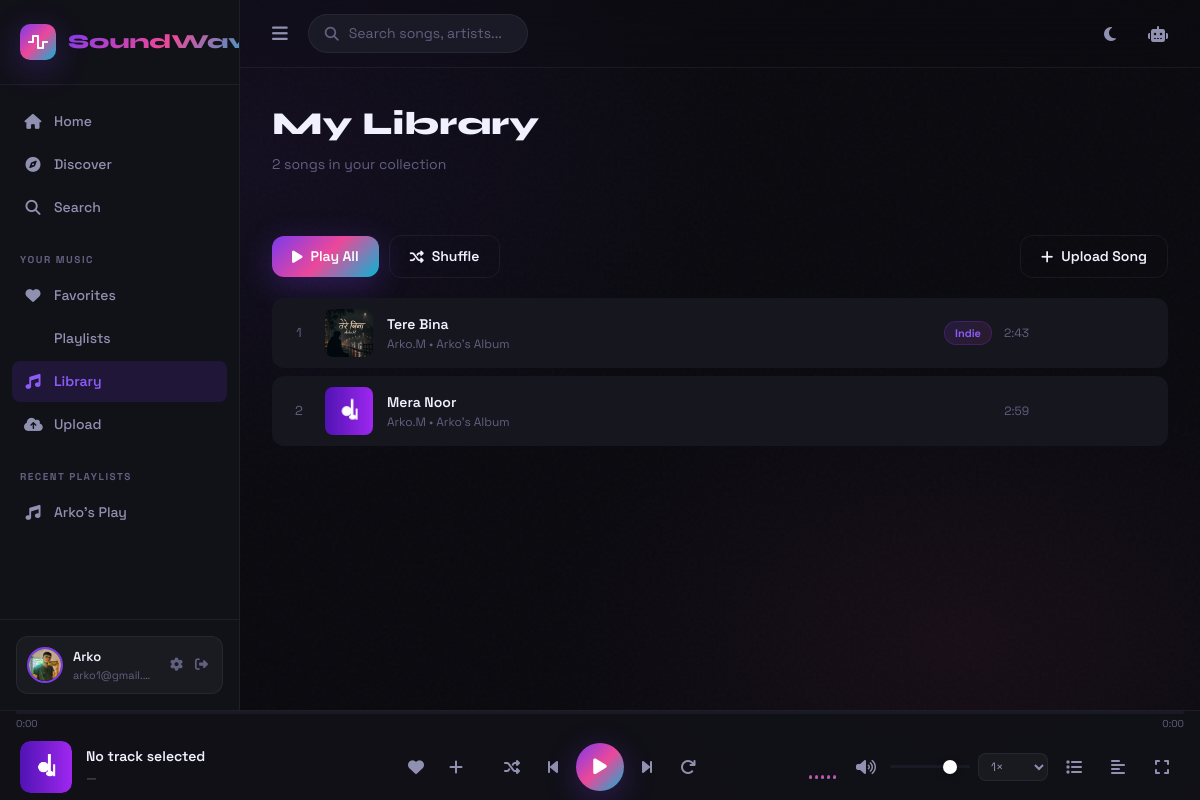
Page /library/ (signed in) on the committed database.
### app/models/playlist.py (models this page shows, shortened)
class Playlist(db.Model):
    __tablename__ = 'playlists'
    id = db.Column(db.Integer, primary_key=True)
    name = db.Column(db.String(200), nullable=False)
    description = db.Column(db.String(500), default='')
    cover_path = db.Column(db.String(500), default='default_playlist.jpg')
    user_id = db.Column(db.Integer, db.ForeignKey('users.id'), nullable=False)
    is_public = db.Column(db.Boolean, default=True)
    created_at = db.Column(db.DateTime, default=datetime.utcnow)
    updated_at = db.Column(db.DateTime, default=datetime.utcnow, onupdate=datetime.utcnow)
    playlist_songs = db.relationship(
        'PlaylistSong',
        backref='playlist',
        lazy='dynamic',
        cascade='all, delete-orphan',
        order_by='PlaylistSong.position'
    )

### app/models/user.py (models this page shows, shortened)
class User(UserMixin, db.Model):
    __tablename__ = 'users'
    id = db.Column(db.Integer, primary_key=True)
    username = db.Column(db.String(64), unique=True, nullable=False, index=True)
    email = db.Column(db.String(120), unique=True, nullable=False, index=True)
    password_hash = db.Column(db.String(256), nullable=False)
    avatar = db.Column(db.String(256), default='default_avatar.png')
    bio = db.Column(db.String(500), default='')
    is_admin = db.Column(db.Boolean, default=False)
    is_active = db.Column(db.Boolean, default=True)
    theme = db.Column(db.String(10), default='dark')
    created_at = db.Column(db.DateTime, default=datetime.utcnow)
    last_seen = db.Column(db.DateTime, default=datetime.utcnow)
    playlists = db.relationship('Playlist', backref='owner', lazy='dynamic', cascade='all, delete-orphan')
    favorites = db.relationship('Favorite', backref='user', lazy='dynamic', cascade='all, delete-orphan')
    history = db.relationship('PlayHistory', backref='user', lazy='dynamic', cascade='all, delete-orphan')
    uploaded_songs = db.relationship('Song', backref='uploader', lazy='dynamic')
    def is_favorite(self, song_id):
        return self.favorites.filter_by(song_id=song_id).first() is not None

### app/models/song.py (models this page shows, shortened)
class Song(db.Model):
    __tablename__ = 'songs'
    id = db.Column(db.Integer, primary_key=True)
    title = db.Column(db.String(200), nullable=False)
    artist = db.Column(db.String(200), nullable=False, default='Unknown Artist')
    album = db.Column(db.String(200), default='Unknown Album')
    genre_id = db.Column(db.Integer, db.ForeignKey('genres.id'), nullable=True)
    duration = db.Column(db.Integer, default=0)  # seconds
    file_path = db.Column(db.String(500), nullable=False)
    cover_path = db.Column(db.String(500), default='default_cover.jpg')
    lyrics = db.Column(db.Text, default='')
    play_count = db.Column(db.Integer, default=0)
    year = db.Column(db.Integer, nullable=True)
    bitrate = db.Column(db.Integer, default=0)
    file_size = db.Column(db.Integer, default=0)
    uploaded_by = db.Column(db.Integer, db.ForeignKey('users.id'), nullable=True)
    is_public = db.Column(db.Boolean, default=True)
    created_at = db.Column(db.DateTime, default=datetime.utcnow)
    favorites = db.relationship('Favorite', backref='song', lazy='dynamic', cascade='all, delete-orphan')
    history_entries = db.relationship('PlayHistory', backref='song', lazy='dynamic', cascade='all, delete-orphan')
    @property
    def duration_formatted(self):
        mins = self.duration // 60
        secs = self.duration % 60
        return f"{mins}:{secs:02d}"

class Genre(db.Model):
    __tablename__ = 'genres'
    id = db.Column(db.Integer, primary_key=True)
    name = db.Column(db.String(50), unique=True, nullable=False)
    songs = db.relationship('Song', backref='genre_ref', lazy='dynamic')

### app/routes/library.py (the view)
@library_bp.route('/')
@login_required
def index():
    songs = Song.query.filter_by(uploaded_by=current_user.id).order_by(Song.created_at.desc()).all()
    genres = Genre.query.all()
    return render_template('library.html', songs=songs, genres=genres)

### app/models/user.py (called while the page is built)
@login_manager.user_loader
def load_user(user_id):
    return User.query.get(int(user_id))

### app/templates/library.html (shortened to what this page needs)
{% extends 'base.html' %}
{% block content %}
<div class="page-header">
  <h1 class="page-header-title">My Library</h1>
  <p class="page-header-sub">{{ songs|length }} songs in your collection</p>
</div>
<div class="page-section">
  <div style="display:flex;align-items:center;justify-content:space-between;margin-bottom:20px;flex-wrap:wrap;gap:12px">
    <div style="display:flex;align-items:center;gap:10px">
      {% if songs %}
      <button onclick="playAll()" class="btn btn-primary" style="padding:10px 20px">
        <i class="fas fa-play"></i> Play All
      </button>
      <button onclick="shuffleAll()" class="btn btn-outline" style="padding:10px 20px">
        <i class="fas fa-random"></i> Shuffle
      </button>
      {% endif %}
    </div>
    <a href="{{ url_for('library.upload') }}" class="btn btn-outline" style="padding:10px 20px">
      <i class="fas fa-plus"></i> Upload Song
    </a>
  </div>
  {% if songs %}
  <div class="songs-grid" id="songsList">
    {% for song in songs %}
    <div class="song-card"
         data-song-id="{{ song.id }}"
         data-title="{{ song.title }}"
         data-artist="{{ song.artist }}"
         data-album="{{ song.album }}"
         data-cover="{{ song.cover_path }}"
         data-duration="{{ song.duration }}"
         data-duration-fmt="{{ song.duration_formatted }}"
         data-lyrics="{{ song.lyrics|default('') }}"
         id="songCard{{ song.id }}">
      <span style="color:var(--text-muted);font-size:13px;width:24px;text-align:center;flex-shrink:0">{{ loop.index }}</span>
      <div class="song-card-cover">
        <img src="{{ url_for('player.cover', filename=song.cover_path) }}" alt="{{ song.title }}"
             onerror="this.src='/static/images/default_cover.jpg'">
      </div>
      <div class="song-card-info">
        <div class="song-card-title">{{ song.title }}</div>
        <div class="song-card-artist">{{ song.artist }} • {{ song.album }}</div>
      </div>
      <div class="song-card-meta">
        {% if song.genre_ref %}<span class="genre-badge">{{ song.genre_ref.name }}</span>{% endif %}
        <span class="song-card-duration">{{ song.duration_formatted }}</span>
      </div>
    </div>
    {% endfor %}
  </div>
  {% endif %}
</div>
{% endblock %}

### app/templates/base.html (shortened to what this page needs)
<!DOCTYPE html>
<html lang="en" data-theme="{{ current_user.theme if current_user.is_authenticated else 'dark' }}">
<head>
  <script src="https://cdn.tailwindcss.com"></script>
  <link rel="stylesheet" href="https://cdnjs.cloudflare.com/ajax/libs/font-awesome/6.5.0/css/all.min.css">
  <link rel="stylesheet" href="{{ url_for('static', filename='css/main.css') }}">
</head>
<body class="sw-body">
<div class="app-shell" id="appShell">
  <aside class="sidebar" id="sidebar">
    <div class="sidebar-logo">
      <div class="logo-icon">
        <i class="fas fa-wave-square"></i>
      </div>
      <span class="logo-text">SoundWave</span>
    </div>
    <nav class="sidebar-nav">
      <div class="nav-section">
        <a href="{{ url_for('main.index') }}" class="nav-item {% if request.endpoint == 'main.index' %}active{% endif %}">
          <i class="fas fa-home"></i><span>Home</span>
        </a>
        <a href="{{ url_for('main.discover') }}" class="nav-item {% if request.endpoint == 'main.discover' %}active{% endif %}">
          <i class="fas fa-compass"></i><span>Discover</span>
        </a>
        <a href="{{ url_for('main.search') }}" class="nav-item {% if request.endpoint == 'main.search' %}active{% endif %}">
          <i class="fas fa-search"></i><span>Search</span>
        </a>
      </div>
      {% if current_user.is_authenticated %}
      <div class="nav-section">
        <div class="nav-label">Your Music</div>
        <a href="{{ url_for('library.favorites') }}" class="nav-item {% if request.endpoint == 'library.favorites' %}active{% endif %}">
          <i class="fas fa-heart"></i><span>Favorites</span>
        </a>
        <a href="{{ url_for('playlist.index') }}" class="nav-item {% if request.endpoint == 'playlist.index' %}active{% endif %}">
          <span>Playlists</span>
        </a>
        <a href="{{ url_for('library.index') }}" class="nav-item {% if request.endpoint == 'library.index' %}active{% endif %}">
          <i class="fas fa-music"></i><span>Library</span>
        </a>
        <a href="{{ url_for('library.upload') }}" class="nav-item {% if request.endpoint == 'library.upload' %}active{% endif %}">
          <i class="fas fa-cloud-upload-alt"></i><span>Upload</span>
        </a>
      </div>
      {% if current_user.playlists.count() > 0 %}
      <div class="nav-section">
        <div class="nav-label">Recent Playlists</div>
        {% for pl in current_user.playlists.limit(5).all() %}
        <a href="{{ url_for('playlist.view', playlist_id=pl.id) }}" class="nav-item playlist-item">
          <i class="fas fa-music"></i>
          <span>{{ pl.name|truncate(20) }}</span>
        </a>
        {% endfor %}
      </div>
      {% endif %}
      {% endif %}
    </nav>
    <div class="sidebar-bottom">
      {% if current_user.is_authenticated %}
      <div class="user-card">
        <img src="{{ url_for('player.avatar', filename=current_user.avatar) }}"
             alt="{{ current_user.username }}" class="user-avatar" onerror="this.src='/static/images/default_avatar.png'">
        <div class="user-info">
          <span class="user-name">{{ current_user.username }}</span>
          <span class="user-email">{{ current_user.email }}</span>
        </div>
        <div class="user-actions">
          <a href="{{ url_for('auth.profile') }}" title="Profile"><i class="fas fa-cog"></i></a>
          <a href="{{ url_for('auth.logout') }}" title="Logout"><i class="fas fa-sign-out-alt"></i></a>
        </div>
      </div>
      {% else %}
      <div class="auth-cta">
        <a href="{{ url_for('auth.login') }}" class="btn-login">Sign In</a>
        <a href="{{ url_for('auth.register') }}" class="btn-register">Sign Up</a>
      </div>
      {% endif %}
    </div>
  </aside>
  <main class="main-content" id="mainContent">
    <div class="topbar">
      <div class="topbar-left">
        <button class="sidebar-toggle" id="sidebarToggle" onclick="toggleSidebar()">
          <i class="fas fa-bars"></i>
        </button>
        <div class="search-bar-mini" onclick="window.location='{{ url_for('main.search') }}'">
          <i class="fas fa-search"></i>
          <span>Search songs, artists...</span>
        </div>
      </div>
      <div class="topbar-right">
        <button class="icon-btn" onclick="toggleTheme()" title="Toggle theme">
          <i class="fas fa-moon" id="themeIcon"></i>
        </button>
        <button class="icon-btn" onclick="toggleAIChat()" title="AI Assistant">
          <i class="fas fa-robot"></i>
        </button>
      </div>
    </div>
    <div class="page-content">
      {% block content %}{% endblock %}
    </div>
  </main>
</div>
<div class="music-player" id="musicPlayer">
  <div class="player-progress" id="playerProgressContainer">
    <div class="progress-bar-full" id="progressBarFull">
    </div>
    <div class="progress-time">
      <span id="currentTime">0:00</span>
      <span id="totalTime">0:00</span>
    </div>
  </div>
  <div class="player-main">
    <div class="now-playing" id="nowPlaying">
      <div class="now-playing-cover" id="nowPlayingCover">
        <img src="/static/images/default_cover.jpg" alt="cover" id="playerCoverImg" onerror="this.src='/static/images/default_cover.jpg'">
      </div>
      <div class="now-playing-info">
        <div class="song-title" id="playerSongTitle">No track selected</div>
        <div class="song-artist" id="playerSongArtist">—</div>
      </div>
      <div class="now-playing-actions">
        <button class="icon-btn heart-btn" id="playerFavBtn" onclick="toggleFavorite(currentSong?.id)">
          <i class="fas fa-heart"></i>
        </button>
        <button class="icon-btn" onclick="toggleAddToPlaylist()">
          <i class="fas fa-plus"></i>
        </button>
      </div>
    </div>
    <div class="player-controls">
      <button class="ctrl-btn" id="shuffleBtn" onclick="toggleShuffle()" title="Shuffle">
        <i class="fas fa-random"></i>
      </button>
      <button class="ctrl-btn" onclick="prevSong()" title="Previous">
        <i class="fas fa-step-backward"></i>
      </button>
      <button class="ctrl-btn play-btn" id="playPauseBtn" onclick="togglePlayPause()" title="Play/Pause">
        <i class="fas fa-play" id="playIcon"></i>
      </button>
      <button class="ctrl-btn" onclick="nextSong()" title="Next">
        <i class="fas fa-step-forward"></i>
      </button>
      <button class="ctrl-btn" id="repeatBtn" onclick="toggleRepeat()" title="Repeat">
        <i class="fas fa-redo"></i>
      </button>
    </div>
    <div class="player-right">
      <div class="visualizer" id="visualizer">
        <div class="bar"></div><div class="bar"></div><div class="bar"></div>
        <div class="bar"></div><div class="bar"></div>
      </div>
      <div class="volume-control">
        <button class="icon-btn" onclick="toggleMute()" id="muteBtn">
          <i class="fas fa-volume-up" id="volumeIcon"></i>
        </button>
        <input type="range" class="volume-slider" id="volumeSlider" min="0" max="100" value="80">
      </div>
      <select class="speed-select" id="speedSelect" onchange="changeSpeed(this.value)" title="Playback speed">
        <option value="1" selected>1×</option>
      </select>
      <button class="icon-btn" onclick="toggleQueue()" title="Queue">
        <i class="fas fa-list"></i>
      </button>
      <button class="icon-btn" onclick="toggleLyrics()" title="Lyrics">
        <i class="fas fa-align-left"></i>
      </button>
      <button class="icon-btn" onclick="toggleFullscreen()" title="Fullscreen">
        <i class="fas fa-expand"></i>
      </button>
    </div>
  </div>
</div>
</body>
</html>

### rows in the picture
Playlist: name "Arko's Play"
User: avatar (picture), username "Arko", email "arko1@gmail.…"
Song: cover_path (picture), title "Tere Bina", artist "Arko.M", album "Arko's Album", genre_ref.name "Indie", duration_formatted "2:43"
Song: cover_path (picture), title "Mera Noor", artist "Arko.M", album "Arko's Album", duration_formatted "2:59"

### other values in the picture
{{ songs|length }} "2"
